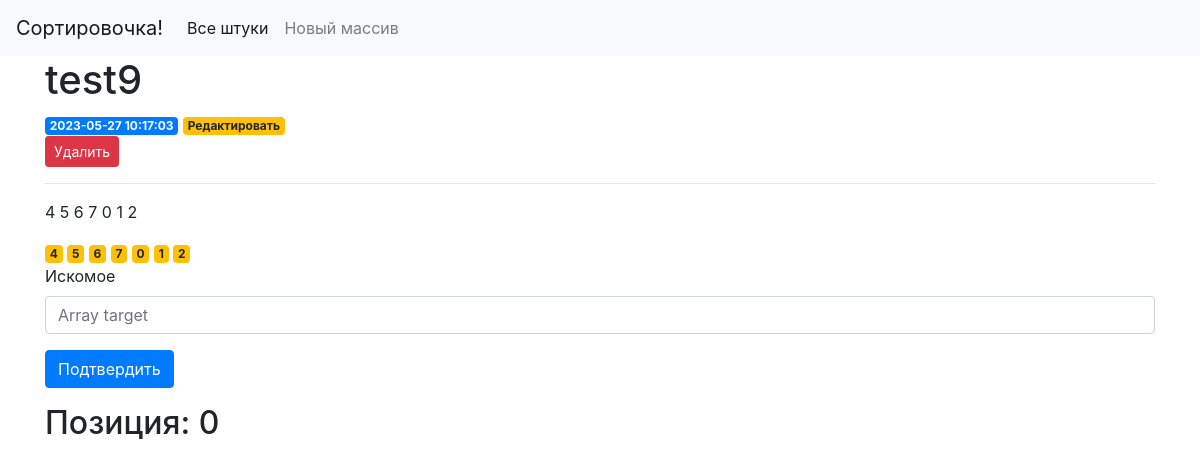
The app's page /309 with its own data.
### tables this page shows
CREATE TABLE arrays (
    id INTEGER PRIMARY KEY AUTOINCREMENT,
    created TIMESTAMP NOT NULL DEFAULT CURRENT_TIMESTAMP,
    title TEXT NOT NULL,
    content TEXT NOT NULL
);

### search/api/app.py (the view)
@app.route('/<int:array_id>', methods=('GET', 'POST'))
def array(array_id):
    array = get_array(array_id)
    target_pos = 0
    try:
        if request.method == 'POST':
            target = int(request.form['target'])
            nums=[int(item) for item in array['content'].split()]
            sol = Solution()
            target_pos = sol.search(nums, target)
    except Exception as error:
        flash(repr(error))
        print('An exception occurred: {}'.format(error.with_traceback))
        abort(500)
        raise
    return render_template('array.html', array=array, target_pos = target_pos)

### search/api/app.py (called while the page is built)
def get_db_connection():
    conn = sqlite3.connect('database.db')
    conn.row_factory = sqlite3.Row
    return conn

def get_array(array_id):
    conn = get_db_connection()
    array = conn.execute('SELECT * FROM arrays WHERE id = ?',
                        (array_id,)).fetchone()
    conn.close()
    return array

### search/api/templates/array.html
{% extends 'base.html' %}
{% block content %}
    <h1>{% block title %} {{ array['title'] }} {% endblock %}</h1>
    <span class="badge badge-primary">{{ array['created'] }}</span>
    <a href="{{ url_for('edit', id=array['id']) }}" id = "edit">
        <span class="badge badge-warning">Редактировать</span>
    </a>
    <form action="{{ url_for('delete', id=array['id']) }}" method="POST">
        <input type="submit" value="Удалить"
                id = "delete"
                class="btn btn-danger btn-sm"
                onclick="return confirm('Ты действительно хочешь удалить этот великолепный массив?')">
    </form>
    <hr>
    <form method="post">
        <p>{{ array['content'] }}</p>
        {% for num in array['content'].split() %}
            {% if num != request.form['target'] %}
                <a><span class="badge badge-warning">{{num}}</span></a>
            {% else %}
                <a><span class="badge btn-danger">{{num}}</span></a>
            {% endif %}
        {% endfor %}
        <div class="form-group">
            <label for="target">Искомое</label>
            <input type="text" name="target"
                placeholder="Array target" class="form-control"
                value="{{ request.form['target'] }}"></input>
        </div>
        <div class="form-group">
            <button type="submit" class="btn btn-primary" id = "submit">Подтвердить</button>
        </div>
        <h2>{% block result %} Позиция: {{ target_pos }} {% endblock %}</h2>
    </form>
{% endblock %}

### records on screen
arrays: title "test9", created "2023-05-27 10:17:03", content "4 5 6 7 0 1 2"

### other values on screen
{{ num }} "4" "5" "6" "7" "0" "1" "2"
{{ target_pos }} "0"
